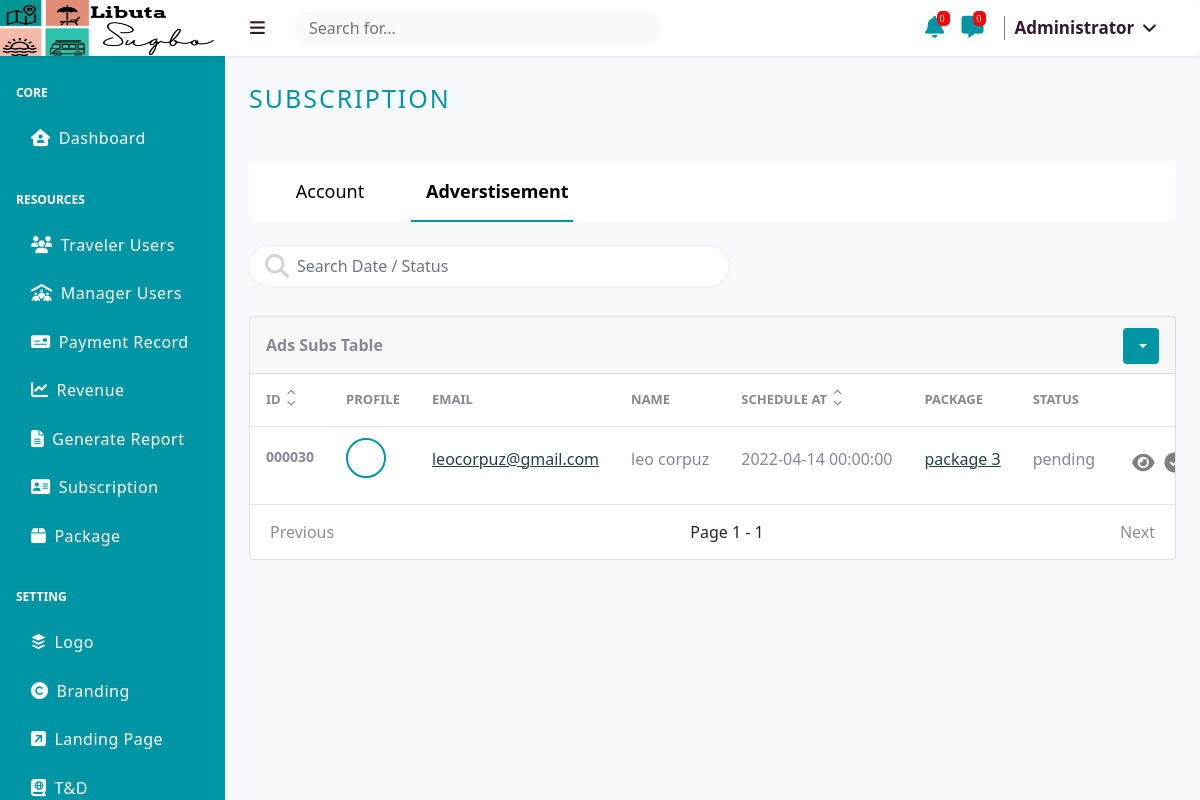
/src/administrator/subscription.php?tab=ads_sub (signed in), run on the app's committed database.
### tables this page shows
CREATE TABLE `logo` (
  `id` int(255) NOT NULL,
  `image` varchar(255) NOT NULL
);

CREATE TABLE `advertisement` (
  `id` int(255) NOT NULL,
  `image` varchar(255) NOT NULL,
  `manager_id` int(255) NOT NULL,
  `status` varchar(255) NOT NULL,
  `package_id` int(255) NOT NULL,
  `pop` varchar(255) NOT NULL,
  `schedule_at` datetime NOT NULL
);

CREATE TABLE `users` (
  `id` int(255) NOT NULL,
  `first_name` varchar(255) NOT NULL,
  `middle_name` varchar(255) NOT NULL,
  `last_name` varchar(255) NOT NULL,
  `email` varchar(255) NOT NULL,
  `phone` varchar(255) NOT NULL,
  `password` varchar(255) NOT NULL,
  `type` varchar(255) NOT NULL,
  `maneger_type` varchar(255) DEFAULT NULL,
  `subcribed_at` timestamp NULL DEFAULT NULL,
  `image` varchar(255) NOT NULL,
  `status` varchar(255) NOT NULL,
  `block_status` varchar(255) NOT NULL
);

CREATE TABLE `packages` (
  `id` int(255) NOT NULL,
  `name` varchar(255) NOT NULL,
  `days` varchar(255) NOT NULL,
  `price` decimal(10,2) NOT NULL,
  `description` longtext NOT NULL
);

### src/administrator/_TABLE_UI/ads-subs-table.php (the view, shortened to what the rows shown need)
<?php
                        $User = new User;
                        $Promotion = new Promotion;
                        include '_UI_SORTING_FETCHING/advertisementsubs-fetch.php';
                    ?>
                    <div class="card mb-4">
                        <div class="card-body-table overflowtables">
                            <?php if($display>0): ?>
                            <table class="tablenew">
                                <thead class="hideafter">
                                    <tr>
                                    <?php if(isset($_GET['search'])): ?>
                                        <th scope="col">
                                            <div class="d-flex">
                                                <span>ID </span>
                                                <div class="sorted-table">
                                                    <div><a href="?tab=ads_sub&search=<?php echo $_GET['search'] ?>&id=asc"><i class="fas fa-chevron-up"></i></a></div>
                                                    <div><a href="?tab=ads_sub&search=<?php echo $_GET['search'] ?>&id=desc"><i class="fas fa-chevron-down"></i></a></div>
                                                </div>
                                            </div>
                                        </th>
                                        <th scope="col">Profile</th>
                                        <th scope="col">Email</th>
                                        <th scope="col">Name</th>
                                        <th scope="col">
                                            <div class="d-flex">
                                                <span>Schedule At </span>
                                                <div class="sorted-table">
                                                    <div><a href="?tab=ads_sub&search=<?php echo $_GET['search'] ?>&date=asc"><i class="fas fa-chevron-up"></i></a></div>
                                                    <div><a href="?tab=ads_sub&search=<?php echo $_GET['search'] ?>&date=desc"><i class="fas fa-chevron-down"></i></a></div>
                                                </div>
                                            </div>
                                        </th>
                                        <th scope="col">Package</th>
                                        <th scope="col">Status</th>
                                        <th scope="col"></th>
                                    <?php else: ?>
                                        <th scope="col">
                                            <div class="d-flex">
                                                <span>ID </span>
                                                <div class="sorted-table">
                                                    <div><a href="?tab=ads_sub&id=asc"><i class="fas fa-chevron-up"></i></a></div>
                                                    <div><a href="?tab=ads_sub&id=desc"><i class="fas fa-chevron-down"></i></a></div>
                                                </div>
                                            </div>
                                        </th>
                                        <th scope="col">Profile</th>
                                        <th scope="col">Email</th>
                                        <th scope="col">Name</th>
                                        <th scope="col">
                                            <div class="d-flex">
                                                <span>Schedule At </span>
                                                <div class="sorted-table">
                                                    <div><a href="?tab=ads_sub&date=asc"><i class="fas fa-chevron-up"></i></a></div>
                                                    <div><a href="?tab=ads_sub&date=desc"><i class="fas fa-chevron-down"></i></a></div>
                                                </div>
                                            </div>
                                        </th>
                                        <th scope="col">Package</th>
                                        <th scope="col">Status</th>
                                        <th scope="col"></th>
                                    <?php endif; ?>
                                    </tr>
                                </thead>
                                <tbody class="hideafter">
                                    <?php foreach ($display as $dis): ?>
                                        <tr class="<?php echo $dis['id']; ?>" id="<?php echo $dis['id']; ?>">
                                            <td id="idss"><?php echo sprintf('%06d', $dis['id'])?></td>
                                            <?php
                                                $idmanger = $dis['manager_id'];
                                                $packageid = $dis['package_id'];
                                                $userdata = $User->GetUserData($idmanger, $User::USER_TYPE_MANAGER);
                                                $GetPromoData = $Promotion->GetPromoData($packageid);
                                            ?>
                                            <td>
                                                <div class="circular--landscape">
                                                </div>
                                            </td>
                                            <td><a href="view/manager-data?manager_id=<?php echo $userdata->id; ?>"><?php echo $userdata->email; ?></a></td>
                                            <td data-target="name"><?php echo $userdata->first_name.' '.$userdata->last_name; ?></td>
                                            <td><?php echo $dis['schedule_at']; ?></td>
                                            <td><a href="view/package-data?pack_id=<?php echo $packageid; ?>"><?php echo $GetPromoData->name; ?></a></td>
                                            <td><?php echo $dis['status']; ?></td>
                                            <td id="btn">
                                                <div class="d-flex">
                                                    <span class="tip_view_container">
                                                        <i class="fa-solid fa-eye btns" id="showinfo" data-id="<?php echo $dis['id']; ?>"></i>
                                                    </span>
                                                    <?php if($dis['status']==$User::STATUS_ONGOING): ?>
                                                        <span class="tip_accept_container">
                                                            <i class="fas fa-check-circle btns" id="done" data-id="<?php echo $dis['id']; ?>"></i>
                                                            <span class="tip_accept"> -Done- </span>
                                                        </span>
                                                        <span class="tip_delete_container">
                                                            <i class="far fa-trash-alt" id="delete" data-id="<?php echo $dis['id']; ?>"></i>
                                                            <span class="tip_delete">Cancel</span>
                                                        </span>
                                                    <?php else: ?>
                                                        <span class="tip_accept_container">
                                                            <i class="fas fa-check-circle btns" id="accept" data-id="<?php echo $dis['id']; ?>"></i>
                                                        </span>
                                                    <?php endif; ?>
                                                </div>
                                            </td>
                                        </tr>
                                    <?php endforeach; ?>
                                </tbody>
                            </table>
                            <?php else: ?>
                                <div id="emptyss"><i class="fa-solid fa-table-list"></i><p>No Data</p></div>
                            <?php endif; ?>
                        </div>
                    </div>

### src/administrator/_UI/header_1.php (shortened to what the rows shown need)
<?php
$logo = new Logo;
$Getlogo = $logo->Getlogo();
$logoimage = '';
if($Getlogo){
   $logoimage = $Getlogo->image;
}
?>
<a class="navbar-brand display-title-none" href="#">
    <?php if($logoimage): ?>
        <img src="../user/assets/logo/<?php echo $logoimage; ?>" alt="" id="logonav">
    <?php else: ?>
        <p style="margin-left:40px; margin-top:15px;">NO LOGO</p>
    <?php endif; ?>
</a>

### data on the page
logo: image (picture)
advertisement: id "000030", users.email "leocorpuz@gmail.com", users.first_name "leo", users.last_name "corpuz", schedule_at "2022-04-14 00:00:00", package.name "package 3", status "pending"

### other printed values
$page "1"
$pages "1"
